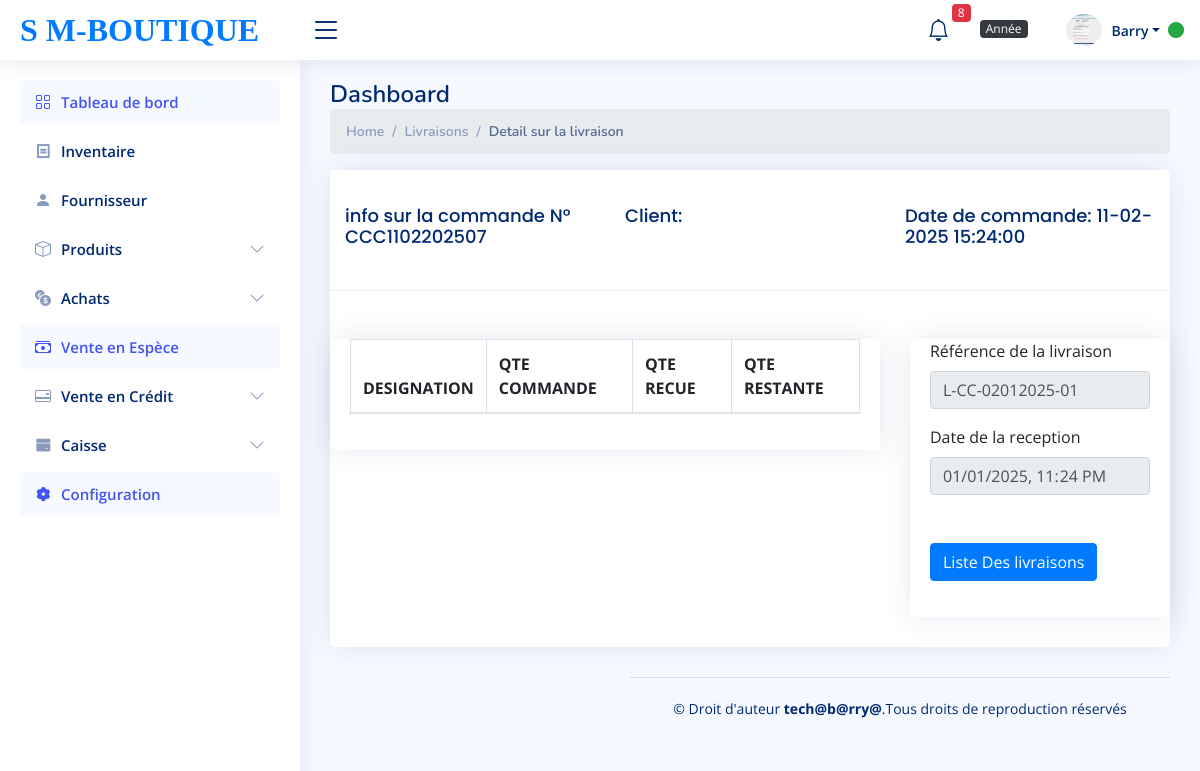
Screenshot of /detail_livraison_client.php?detail=1 (signed in) with the database file from the repository.
### tables this page shows
CREATE TABLE `livraison` (
  `id_livraison` int(11) NOT NULL,
  `id_commande_client` int(11) DEFAULT NULL,
  `date_livraison` datetime DEFAULT NULL,
  `livraison_refer` varchar(255) DEFAULT NULL
);

CREATE TABLE `commande_client` (
  `id_cmd_client` int(11) NOT NULL,
  `id_client_gr` int(11) NOT NULL,
  `date_cmd_client` datetime NOT NULL,
  `reference` varchar(255) NOT NULL,
  `total` int(100) NOT NULL,
  `paie` int(11) DEFAULT 0,
  `id_utilisateur` int(11) NOT NULL
);

### detail_livraison_client.php (called while the page is built, shortened)
<?php
  require_once('partials/database.php');
?>
<?php
    if (isset($_GET['detail'])) {
        $detail=$_GET['detail'];
        $livraison=$bdd->query("SELECT * FROM livraison INNER JOIN commande_client
        ON commande_client.id_cmd_client=livraison.id_commande_client
        WHERE id_livraison=$detail LIMIT 1");
        $livraisoninfo=$livraison->fetch();
  }
    require_once ('view/detail_livraison_client.view.php');
?>

### view/detail_livraison_client.view.php (the view, shortened to what this page needs)
<?php require_once ('partials/header.php') ?>
<body>
    <?php require_once ('partials/sidebar.php')?>
    <?php require_once ('partials/navbar.php')?>
    <main id="main" class="main">
         <div class="pagetitle">
      <h1>Dashboard</h1>
      <nav>
        <ol class="breadcrumb">
          <li class="breadcrumb-item"><a href="index1.php">Home</a></li>
          <li class="breadcrumb-item">Livraisons</li>
          <li class="breadcrumb-item active">Detail sur la livraison</li>
        </ol>
      </nav>
    </div>
        <div class="card info-card sales-card">
            <div class="card-header">
                <div class="row">
                    <div class="col-4">
                        <h5 class="card-title">info sur la commande N° <?=  $livraisoninfo['reference']?></h5>
                    </div>
                    <div class="col-4">
                        <h5 class="card-title"> Client:
                    </div>
                    <div class="col-4">
                        <h5 class="card-title"> Date de commande:
                            <?=date_format(date_create(  $livraisoninfo['date_cmd_client']), 'd-m-Y H:i:s') ?>
                    </div>
                </div>
            </div>
            <form action="" method="post">
                <section class="section mt-5">
                    <div class="row">
                        <div class="col-xl-8 col-md-10 col-xm-12 col-xs-12">
                            <div class="card">
                                <div class="card-body">
                                    <table class="col-md-12  table table-bordered table-striped table-condensed">
                                        <thead>
                                            <tr>
                                                <th>DESIGNATION</th>
                                                <th>QTE COMMANDE</th>
                                                <th>QTE RECUE</th>
                                                <th>QTE RESTANTE</th>
                                            </tr>
                                        </thead>
                                    </table>
                                </div>
                            </div>
                        </div>
                        <div class="col-xl-4">
                            <div class="card text-left">
                                <div class="card-body">
                                    <div class="form-group">
                                        <label>Référence de la livraison </label>
                                        <input type="text" name="ref" class="form-control" id=""
                                            value="<?=  $livraisoninfo['livraison_refer']?>" readOnly>
                                    </div>
                                    <div class="form-group mt-3">
                                        <label>Date de la reception </label>
                                        <input type="datetime-local" name="dat" class="form-control"
                                            value="<?=  $livraisoninfo['date_livraison']?>" readOnly>
                                    </div>
                                    <div class="form-group  mt-5">
                                        <a href="liste_livraison.php" class="btn btn-primary">
                                            Liste Des livraisons
                                        </a>
                                    </div>
                                </div>
                            </div>
                        </div>
                    </div>
                </section>
            </form>
        </div>
        <?php require_once ('partials/foot.php')?>
</body>
</html>

### assets/css/style.css (style rules this page uses)
:root { scroll-behavior: smooth; }
body { font-family: "Open Sans", sans-serif; background: #f6f9ff; color: #444444; }
a { color: #4154f1; text-decoration: none; }
h1, h2, h3, h4, h5, h6 { font-family: "Nunito", sans-serif; }
#main { margin-top: 60px; padding: 20px 30px; transition: all 0.3s; }
.pagetitle { margin-bottom: 10px; }
.pagetitle h1 { font-size: 24px; margin-bottom: 0; font-weight: 600; color: #012970; }
.card { margin-bottom: 30px; border: none; border-radius: 5px; box-shadow: 0px 0 30px rgba(1, 41, 112, 0.1); }
.card-header, .card-footer { border-color: #ebeef4; background-color: #fff; color: #798eb3; padding: 15px; }
.card-title { padding: 20px 0 15px 0; font-size: 18px; font-weight: 500; color: #012970; font-family: "Poppins", sans-serif; }
.card-body { padding: 0 20px 20px 20px; }
.breadcrumb { font-size: 14px; font-family: "Nunito", sans-serif; color: #899bbd; font-weight: 600; }
.breadcrumb a { color: #899bbd; transition: 0.3s; }
.breadcrumb .breadcrumb-item::before { color: #899bbd; }
.breadcrumb .active { color: #51678f; font-weight: 600; }
@media (min-width: 1200px) { #main, #footer { margin-left: 300px; } }

### rows the page displays
livraison: id_commande_client.reference "CCC1102202507", id_commande_client.date_cmd_client "11-02-2025 15:24:00", ref "L-CC-02012025-01", dat "01/01/2025 23:24"

### other values shown
$stock_alerte "8"
$_SESSION['nom_utilisateur'] "Barry"
